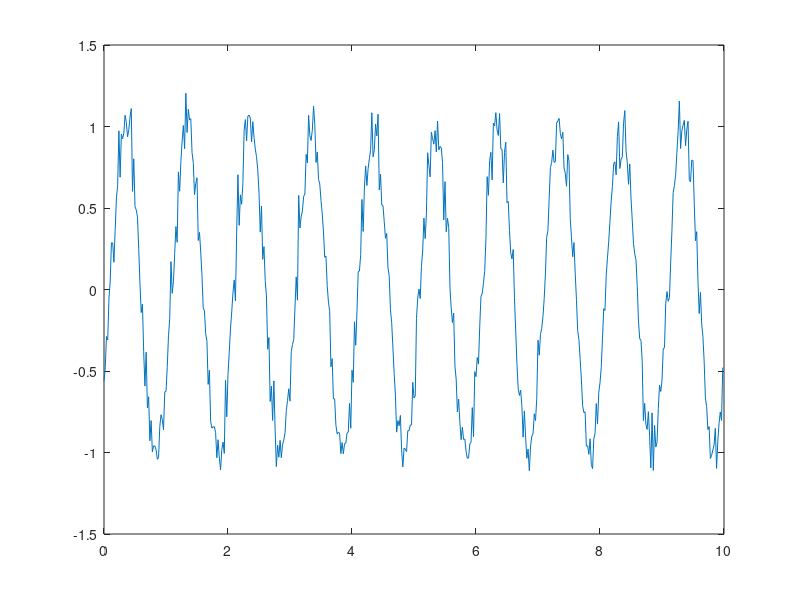

Reproduce this figure in MATLAB. (Note: this script raises an error after producing the figure.)
clc; clear
close all
% Created by Ze Jiang on 22/07/2024

%% synthetic data generation
% initialize random number generator
iseed = 101;    % seed number for random number generator
rng(iseed,'twister')

N = 500;

% case 1
%X = randn(N,1); % random predictors

% case 2
fs = 50;
dt = 1/fs;
t = 0:dt:dt*(N-1); 
%X = (sin(2*pi*t)+0.1*randn(1,N))';
X = (sin(2*pi*t+randn(1,1))+0.1*randn(1,N))';
plot(t,X)

% wavelet with N vanishing moments 
n_vanish = 1; % db1 is equivalent to haar
% name of wavelet filter
switch 1
    case 1
        %Daubechies wavelet with N vanishing moments, where N is a positive integer from 1 to 45.
        wname = ['db' num2str(n_vanish)] 
    case 2
        %Symlets wavelet with N vanishing moments, where N is a positive integer from 2 to 45.
        wname = ['sym' num2str(n_vanish)] 
    case 3 
        %Coiflets wavelet with N vanishing moments, where N is a positive integer from 1 to 5.
        wname = ['coif' num2str(n_vanish)] 
end

% maximum decomposition level: floor(log2(size(X,1)))
lev = floor(log2(N))-1; 

%% scale to frequency
% Set sampling period DELTA (dt) and wavelet name.
delta = 1/12; 
% Define scales.
scales = 2.^(1:lev);

% Compute associated pseudo-frequencies.
% scal2frq: returns the pseudo-frequencies corresponding to the 
% scales  given by A and the wavelet function 'wname' 
% and the sampling period DELTA.
f = scal2frq(scales,wname,delta); % f = centfrq(wname)./(a.*dt); 

% Compute associated pseudo-periods.
per = 1./f

%% wavelet transforms
X_tmp = X(:,1); % choose any variable, predictor or response

disp('DWT MRA')
X_DWT_MRA = dwtmra(X_tmp, wname, lev);
disp(['Additive:' num2str(sum(abs(sum(X_DWT_MRA,2)-X_tmp)))])
disp(['Variance:' num2str(sum(var(X_DWT_MRA))-var(X_tmp))])

disp('MODWT')
X_MODWT = (modwt(X_tmp, wname, lev))'; 
disp(['Additive:' num2str(sum(abs(sum(X_MODWT,2)-X_tmp)))])
disp(['Variance:' num2str(sum(var(X_MODWT))-var(X_tmp))])

disp('MODWT MRA')
X_MODWT_MRA = (modwtmra(X_MODWT', wname))';
disp(['Additive:' num2str(sum(abs(sum(X_MODWT_MRA,2)-X_tmp)))])
disp(['Variance:' num2str(sum(var(X_MODWT_MRA))-var(X_tmp))])

disp('AT')
X_AT = AT(X_tmp, wname, lev); 
disp(['Additive:' num2str(sum(abs(sum(X_AT,2)-X_tmp)))])
disp(['Variance:' num2str(sum(var(X_AT))-var(X_tmp))])

% plot wavelet decompositions of different wavelet transforms
figure
subplot(lev+2,1,1)
plot(X_tmp, 'k');
hold on
sgtitle(['Wavelet: ' num2str(wname)])
xlim([0 N]); ylim([min(X_tmp)*1.1,max(X_tmp)*1.1]); 
ylabel('X');
for is=1:lev+1
    subplot(lev+2,1,is+1)
 
    plot(X_DWT_MRA(:,is),'g');
    xlim([0 N]); ylim([min(X_tmp)*1.1,max(X_tmp)*1.1]); 
    hold on
    plot(X_MODWT(:,is),'r');
    hold on
%     plot(X_MODWT_MRA(:,is),'r');
%     hold on
    plot(X_AT(:,is),'b');
    hold off

    if is==lev+1
        ylabel(['A',int2str(is-1)])
    else
        ylabel(['D',int2str(is)])
    end
    
    legend('DWT MRA','MODWT','AT','NumColumns',1,'location','eastoutside')      
end
